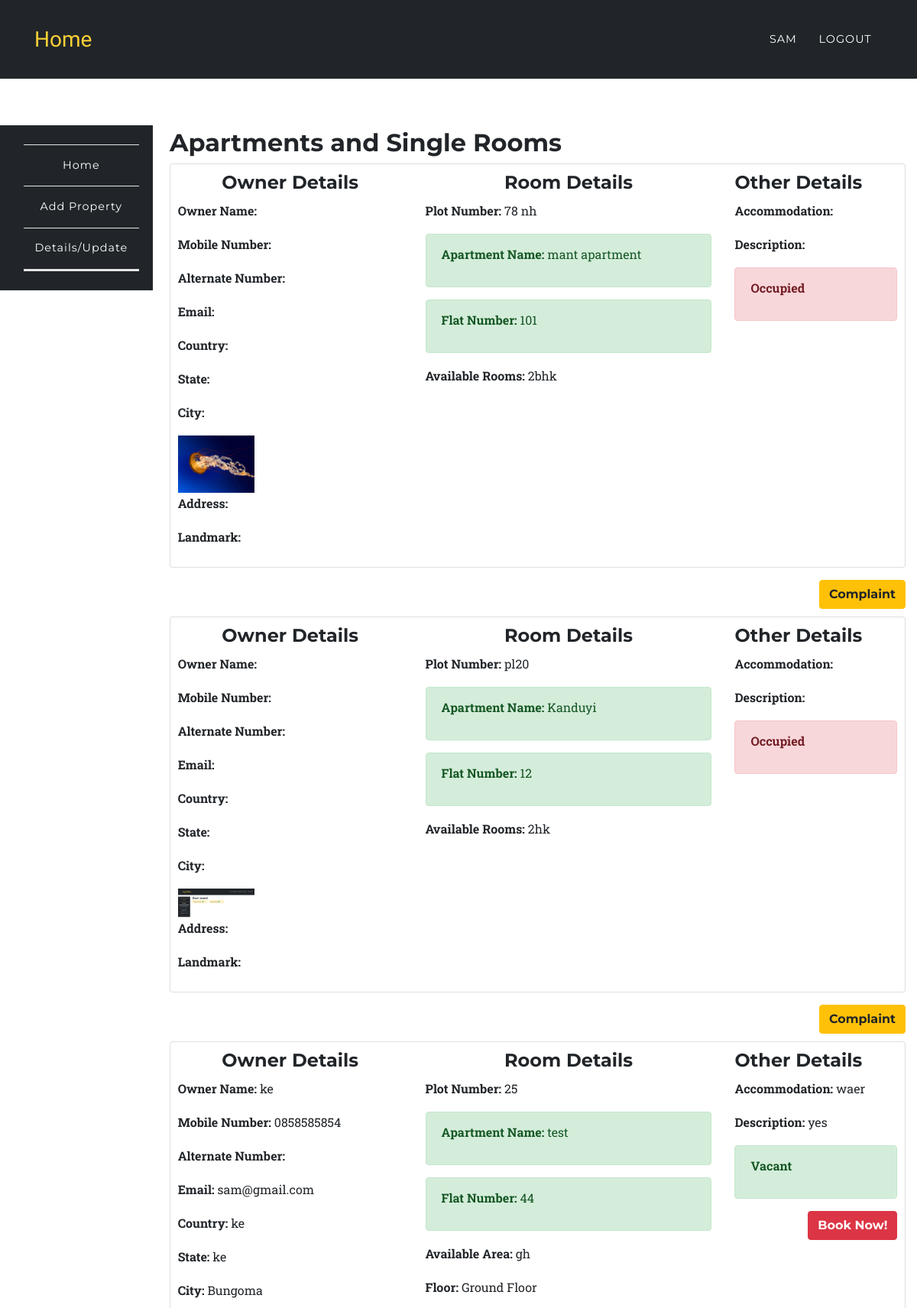
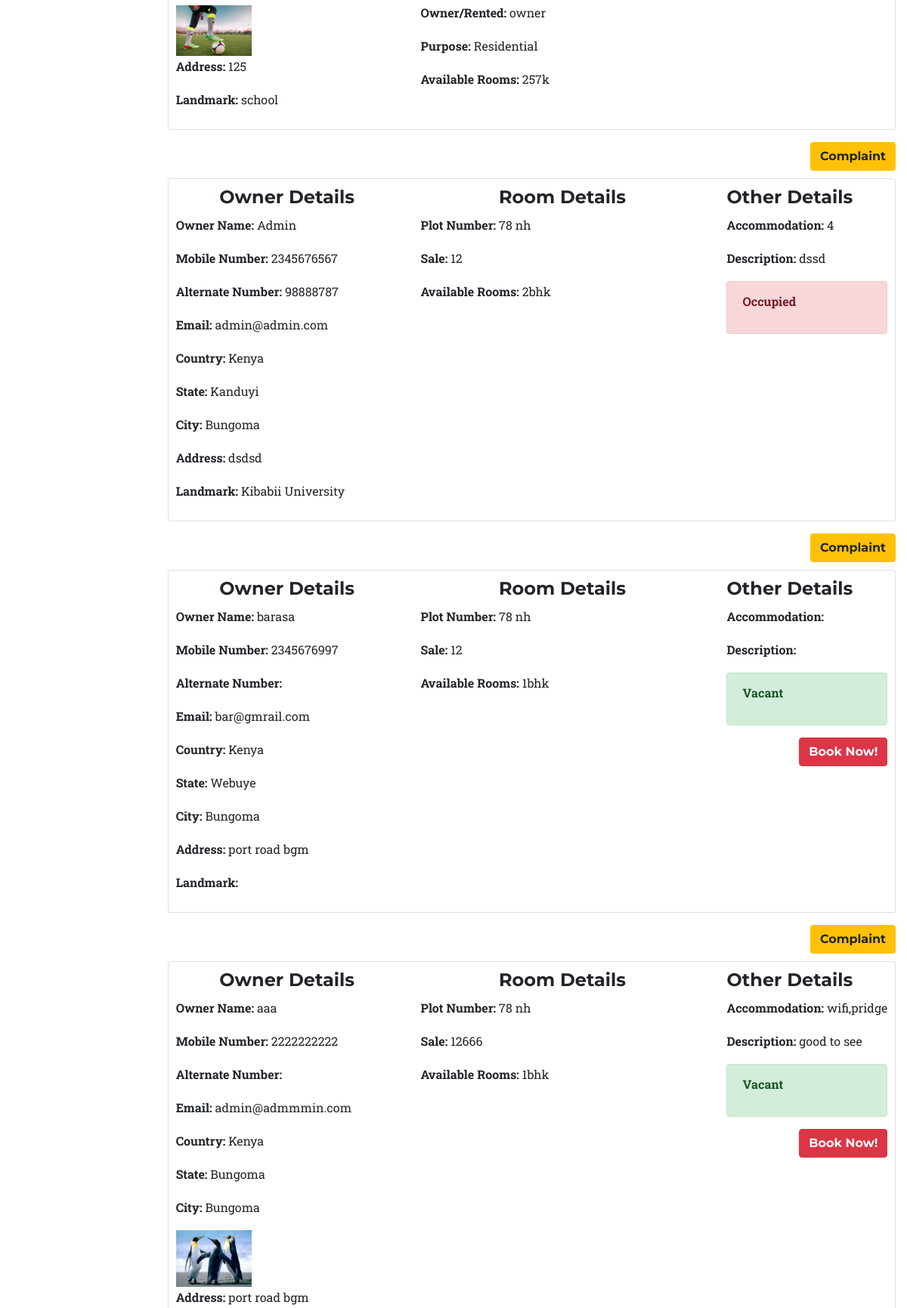
The app's page /app/listothers.php (signed in, upper part) with its own data (2 pictures, top to bottom).
### tables this page shows
CREATE TABLE `room_rental_registrations_apartment` (
  `id` int(10) unsigned NOT NULL AUTO_INCREMENT,
  `fullname` varchar(191) NOT NULL,
  `mobile` varchar(191) NOT NULL,
  `alternat_mobile` varchar(191) NOT NULL,
  `email` varchar(191) NOT NULL,
  `country` varchar(191) NOT NULL,
  `state` varchar(191) NOT NULL,
  `city` varchar(191) NOT NULL,
  `landmark` varchar(191) NOT NULL,
  `rent` varchar(191) NOT NULL,
  `deposit` varchar(191) NOT NULL,
  `plot_number` varchar(191) NOT NULL,
  `apartment_name` varchar(100) DEFAULT NULL,
  `ap_number_of_plats` varchar(100) DEFAULT NULL,
  `rooms` varchar(100) DEFAULT NULL,
  `floor` varchar(100) DEFAULT NULL,
  `purpose` varchar(100) DEFAULT NULL,
  `own` varchar(100) DEFAULT NULL,
  `area` varchar(100) DEFAULT NULL,
  `address` varchar(191) NOT NULL,
  `accommodation` varchar(191) NOT NULL,
  `description` varchar(191) NOT NULL,
  `image` varchar(191) DEFAULT NULL,
  `open_for_sharing` varchar(191) DEFAULT NULL,
  `other` varchar(191) DEFAULT NULL,
  `vacant` int(1) NOT NULL DEFAULT 1,
  `created_at` timestamp NULL DEFAULT current_timestamp(),
  `updated_at` timestamp NULL DEFAULT current_timestamp(),
  `user_id` int(10) DEFAULT NULL,
  PRIMARY KEY (`id`)
);

CREATE TABLE `room_rental_registrations` (
  `id` int(10) unsigned NOT NULL AUTO_INCREMENT,
  `fullname` varchar(191) NOT NULL,
  `mobile` varchar(191) NOT NULL,
  `alternat_mobile` varchar(191) NOT NULL,
  `email` varchar(191) NOT NULL,
  `country` varchar(191) NOT NULL,
  `state` varchar(191) NOT NULL,
  `city` varchar(191) NOT NULL,
  `landmark` varchar(191) NOT NULL,
  `rent` varchar(191) NOT NULL,
  `sale` varchar(190) DEFAULT NULL,
  `deposit` varchar(191) NOT NULL,
  `plot_number` varchar(191) NOT NULL,
  `rooms` varchar(100) DEFAULT NULL,
  `address` varchar(191) NOT NULL,
  `accommodation` varchar(191) NOT NULL,
  `description` varchar(191) NOT NULL,
  `image` varchar(191) DEFAULT NULL,
  `open_for_sharing` varchar(191) DEFAULT NULL,
  `other` varchar(191) DEFAULT NULL,
  `vacant` int(1) NOT NULL DEFAULT 1,
  `created_at` timestamp NULL DEFAULT current_timestamp(),
  `updated_at` timestamp NULL DEFAULT current_timestamp(),
  `user_id` int(10) DEFAULT NULL,
  PRIMARY KEY (`id`),
  UNIQUE KEY `room_rental_registrations_mobile_unique` (`mobile`),
  UNIQUE KEY `room_rental_registrations_email_unique` (`email`)
);

### app/listothers.php (the view, shortened to what this page needs)
<?php
	require '../config/config.php';
		try {
			if($_SESSION['role'] == 'user'){
				$stmt = $connect->prepare('SELECT * FROM room_rental_registrations_apartment');
				$stmt->execute(array(
					':user_id' => $_SESSION['id']
				));
				$data1 = $stmt->fetchAll (PDO::FETCH_ASSOC);
				$stmt = $connect->prepare('SELECT * FROM room_rental_registrations');
				$stmt->execute(array(
					':user_id' => $_SESSION['id']
				));
				$data2 = $stmt->fetchAll (PDO::FETCH_ASSOC);
				$data = array_merge($data1,$data2);
			}
		}catch(PDOException $e) {
			$errMsg = $e->getMessage();
		}
?>
<?php include '../include/header.php';?>
	<nav class="navbar navbar-expand-lg navbar-dark fixed-top" style="background-color:#212529;" id="mainNav">
      <div class="container">
        <a class="navbar-brand js-scroll-trigger" href="../index.php">Home</a>
        <div class="collapse navbar-collapse" id="navbarResponsive">
          <ul class="navbar-nav text-uppercase ml-auto">
            <li class="nav-item">
              <a class="nav-link" href="#"><?php echo $_SESSION['fullname']; ?> <?php if($_SESSION['role'] == 'admin'){ echo "(Admin)"; } ?></a>
            </li>
            <li class="nav-item">
              <a href="../auth/logout.php" class="nav-link">Logout</a>
            </li>
          </ul>
        </div>
      </div>
    </nav>
	<section style="padding-left:0px;">
		<?php include '../include/side-nav.php';?>
	</section>
<section class="wrapper" style="margin-left: 16%;margin-top: -23%;">
	<div class="container">
		<div class="row">
			<div class="col-12">
			<h2>Apartments and Single Rooms</h2>
				<?php
					foreach ($data as $key => $value) {
						echo '<div class="card card-inverse card-info mb-3" style="padding:1%;">
								  <div class="card-block">';
									 echo 	'<div class="row">
											<div class="col-4">
											<h4 class="text-center">Owner Details</h4>';
											 	echo '<p><b>Owner Name: </b>'.$value['fullname'].'</p>';
											 	echo '<p><b>Mobile Number: </b>'.$value['mobile'].'</p>';
											 	echo '<p><b>Alternate Number: </b>'.$value['alternat_mobile'].'</p>';
											 	echo '<p><b>Email: </b>'.$value['email'].'</p>';
											 	echo '<p><b>Country: </b>'.$value['country'].'</p><p><b> State: </b>'.$value['state'].'</p><p><b> City: </b>'.$value['city'].'</p>';
											 	if ($value['image'] !== 'uploads/') {
											 		echo '<img src="'.$value['image'].'" width="100">';
											 	}
											 	echo '<p><b>Address: </b>'.$value['address'].'</p><p><b> Landmark: </b>'.$value['landmark'].'</p>';
										echo '</div>
											<div class="col-5">
											<h4 class="text-center">Room Details</h4>';
												echo '<p><b>Plot Number: </b>'.$value['plot_number'].'</p>';
												if(isset($value['sale'])){
													echo '<p><b>Sale: </b>'.$value['sale'].'</p>';
												}
													if(isset($value['apartment_name']))
														echo '<div class="alert alert-success" role="alert"><p><b>Apartment Name: </b>'.$value['apartment_name'].'</p></div>';
													if(isset($value['ap_number_of_plats']))
														echo '<div class="alert alert-success" role="alert"><p><b>Flat Number: </b>'.$value['ap_number_of_plats'].'</p></div>';
												if(isset($value['own'])){
													echo '<p><b>Available Area: </b>'.$value['area'].'</p>';
													echo '<p><b>Floor: </b>'.$value['floor'].'</p>';
													echo '<p><b>Owner/Rented: </b>'.$value['own'].'</p>';
													echo '<p><b>Purpose: </b>'.$value['purpose'].'</p>';
												}
												echo '<p><b>Available Rooms: </b>'.$value['rooms'].'</p>';
										echo '</div>
											<div class="col-3">
											<h4>Other Details</h4>';
											echo '<p><b>Accommodation: </b>'.$value['accommodation'].'</p>';
											echo '<p><b>Description: </b>'.$value['description'].'</p>';
												if($value['vacant'] == 0){
													echo '<div class="alert alert-danger" role="alert"><p><b>Occupied</b></p></div>';
												}else{
													echo '<div class="alert alert-success" role="alert"><p><b>Vacant</b></p></div>';
													echo '<a class="btn btn-danger float-right" href="book.php?id='.$value['id'].'&act=';if(!empty($value['own'])){ echo "ap"; }else{ echo "indi"; } echo '">Book Now!</a>';
												}
											echo '</div>
										</div>
								   </div>
								</div>';
								echo '<a class="btn btn-warning float-right" href="../app/complaint.php?id=$id">Complaint</a><br><br>';
					}
				?>
			</div>
		</div>
	</div>
</section>
<?php include '../include/footer.php';?>

### assets/css/rent.css (style rules this page uses)
body { overflow-x: hidden; font-family: 'Roboto Slab', 'Helvetica Neue', Helvetica, Arial, sans-serif; }
p { line-height: 1.75; }
a { color: #fed136; }
h1, h2, h3, h4, h5, h6 { font-weight: 700; font-family: 'Montserrat', 'Helvetica Neue', Helvetica, Arial, sans-serif; }
section { padding: 100px 0; }
@media (min-width: 768px) { section { padding: 140px 0; } }
.btn { font-family: 'Montserrat', 'Helvetica Neue', Helvetica, Arial, sans-serif; font-weight: 700; }
#mainNav { background-color: #ccc; }
#mainNav .navbar-brand { color: #fed136; font-family: 'Kaushan Script', 'Helvetica Neue', Helvetica, Arial, cursive; }
#mainNav .navbar-nav .nav-item .nav-link { font-size: 90%; font-weight: 400; padding: 0.75em 0; letter-spacing: 1px; color: white; font-family: 'Montserrat', 'Helvetica Neue', Helvetica, Arial, sans-serif; }
@media (min-width: 992px) { #mainNav { padding-top: 25px; padding-bottom: 25px; -webkit-transition: padding-top 0.3s, padding-bottom 0.3s; -moz-transition: padding-top 0.3s, padding-bottom 0.3s; transition: padding-top 0.3s, padding-bottom 0.3s; border: none; background-color: transparent; } }
@media (min-width: 992px) { #mainNav .navbar-brand { font-size: 1.75em; -webkit-transition: all 0.3s; -moz-transition: all 0.3s; transition: all 0.3s; } }
@media (min-width: 992px) { #mainNav .navbar-nav .nav-item .nav-link { padding: 1.1em 1em !important; } }

### assets/css/style.css (style rules this page uses)
.navbar { border-radius: 0px; }
section { padding-left: 15px; }

### records on screen
room_rental_registrations_apartment: image (picture), plot_number "78 nh", apartment_name "mant apartment", ap_number_of_plats "101", rooms "2bhk", vacant "Occupied"
room_rental_registrations_apartment: image (picture), plot_number "pl20", apartment_name "Kanduyi", ap_number_of_plats "12", rooms "2hk", vacant "Occupied"
room_rental_registrations_apartment: fullname "ke", mobile "0858585854", email "sam@gmail.com", country "ke", state "ke", city "Bungoma", image (picture), address "125", landmark "school", plot_number "25", apartment_name "test", ap_number_of_plats "44", area "gh", floor "Ground Floor", own "owner", purpose "Residential", rooms "257k", accommodation "waer", description "yes"
room_rental_registrations: fullname "Admin", mobile "2345676567", alternat_mobile "98888787", email "admin@admin.com", country "Kenya", state "Kanduyi", city "Bungoma", address "dsdsd", landmark "Kibabii University", plot_number "78 nh", sale "12", rooms "2bhk", accommodation "4", description "dssd", vacant "Occupied"
room_rental_registrations: fullname "barasa", mobile "2345676997", email "bar@gmrail.com", country "Kenya", state "Webuye", city "Bungoma", address "port road bgm", plot_number "78 nh", sale "12", rooms "1bhk"
room_rental_registrations: fullname "aaa", mobile "2222222222", email "admin@admmmin.com", country "Kenya", state "Bungoma", city "Bungoma", image (picture), address "port road bgm", plot_number "78 nh", sale "12666", rooms "1bhk", accommodation "wifi,pridge", description "good to see"

### other values on screen
$_SESSION['fullname'] "SAM"
